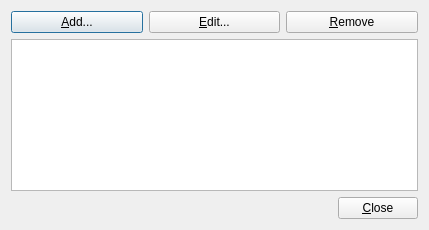
<?xml version="1.0" encoding="UTF-8"?>
<ui version="4.0">
 <class>EdListDlg</class>
 <widget class="QDialog" name="EdListDlg">
  <property name="geometry">
   <rect>
    <x>0</x>
    <y>0</y>
    <width>429</width>
    <height>230</height>
   </rect>
  </property>
  <property name="windowTitle">
   <string>Dialog</string>
  </property>
  <layout class="QGridLayout" name="gridLayout">
   <item row="0" column="0">
    <layout class="QVBoxLayout" name="verticalLayout">
     <item>
      <layout class="QHBoxLayout" name="horizontalLayout">
       <item>
        <widget class="QPushButton" name="addPushButton">
         <property name="text">
          <string>&amp;Add...</string>
         </property>
        </widget>
       </item>
       <item>
        <widget class="QPushButton" name="editPushButton">
         <property name="text">
          <string>&amp;Edit...</string>
         </property>
        </widget>
       </item>
       <item>
        <widget class="QPushButton" name="removePushButton">
         <property name="text">
          <string>&amp;Remove</string>
         </property>
        </widget>
       </item>
      </layout>
     </item>
     <item>
      <widget class="QTableWidget" name="tableWidget"/>
     </item>
     <item>
      <layout class="QHBoxLayout" name="horizontalLayout_2">
       <item>
        <spacer name="horizontalSpacer">
         <property name="orientation">
          <enum>Qt::Horizontal</enum>
         </property>
         <property name="sizeHint" stdset="0">
          <size>
           <width>40</width>
           <height>20</height>
          </size>
         </property>
        </spacer>
       </item>
       <item>
        <widget class="QPushButton" name="closePushButton">
         <property name="text">
          <string>&amp;Close</string>
         </property>
        </widget>
       </item>
      </layout>
     </item>
    </layout>
   </item>
  </layout>
 </widget>
 <resources/>
 <connections/>
</ui>
